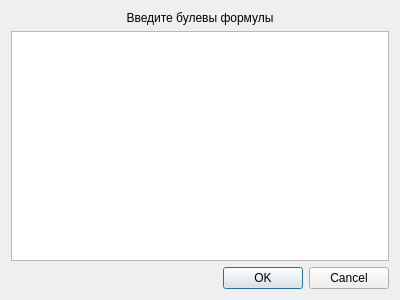
<?xml version="1.0" encoding="UTF-8"?>
<ui version="4.0">
 <class>FormulasBinaryFunctionsImporterWidget</class>
 <widget class="QDialog" name="FormulasBinaryFunctionsImporterWidget">
  <property name="geometry">
   <rect>
    <x>0</x>
    <y>0</y>
    <width>400</width>
    <height>300</height>
   </rect>
  </property>
  <property name="windowTitle">
   <string>Dialog</string>
  </property>
  <layout class="QVBoxLayout" name="verticalLayout">
   <item>
    <widget class="QLabel" name="instructionLabel">
     <property name="text">
      <string>Введите булевы формулы</string>
     </property>
     <property name="alignment">
      <set>Qt::AlignCenter</set>
     </property>
    </widget>
   </item>
   <item>
    <widget class="QListWidget" name="formulasList">
     <property name="editTriggers">
      <set>QAbstractItemView::AllEditTriggers</set>
     </property>
     <property name="itemAlignment">
      <set>Qt::AlignLeading|Qt::AlignLeft|Qt::AlignVCenter</set>
     </property>
     <item>
      <property name="text">
       <string/>
      </property>
      <property name="flags">
       <set>ItemIsSelectable|ItemIsEditable|ItemIsDragEnabled|ItemIsUserCheckable|ItemIsEnabled</set>
      </property>
     </item>
    </widget>
   </item>
   <item>
    <widget class="QDialogButtonBox" name="buttonBox">
     <property name="orientation">
      <enum>Qt::Horizontal</enum>
     </property>
     <property name="standardButtons">
      <set>QDialogButtonBox::Cancel|QDialogButtonBox::Ok</set>
     </property>
    </widget>
   </item>
  </layout>
 </widget>
 <resources/>
 <connections>
  <connection>
   <sender>buttonBox</sender>
   <signal>accepted()</signal>
   <receiver>FormulasBinaryFunctionsImporterWidget</receiver>
   <slot>accept()</slot>
   <hints>
    <hint type="sourcelabel">
     <x>248</x>
     <y>254</y>
    </hint>
    <hint type="destinationlabel">
     <x>157</x>
     <y>274</y>
    </hint>
   </hints>
  </connection>
  <connection>
   <sender>buttonBox</sender>
   <signal>rejected()</signal>
   <receiver>FormulasBinaryFunctionsImporterWidget</receiver>
   <slot>reject()</slot>
   <hints>
    <hint type="sourcelabel">
     <x>316</x>
     <y>260</y>
    </hint>
    <hint type="destinationlabel">
     <x>286</x>
     <y>274</y>
    </hint>
   </hints>
  </connection>
 </connections>
</ui>
